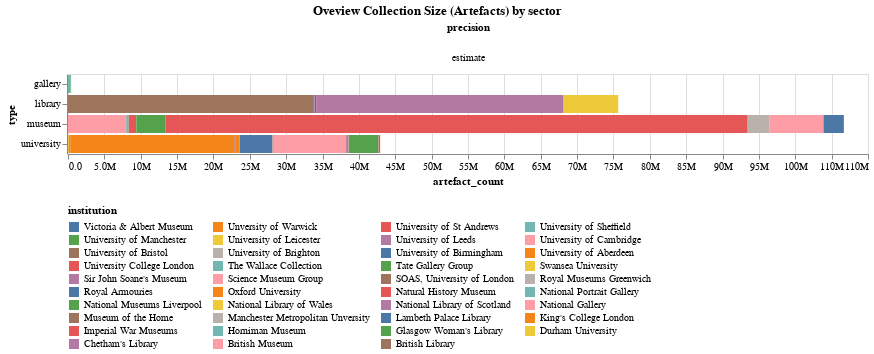

Notebook code for this chart:
### Code cell
title = alt.TitleParams('Oveview Collection Size (Artefacts) by sector', anchor='middle')
alt.Chart(artefacts_data,title=title).mark_bar().encode(
    alt.Color('institution:N', sort='descending', legend=alt.Legend(orient='bottom',columns=4,symbolLimit=50)),
    column='precision:O',
    tooltip='institution',
    x='artefact_count:Q',
    y='type:N',
).properties(width=800).resolve_scale(x='independent').configure(numberFormat='.2s')

### Figure 1 — Vega-Lite specification as saved in the notebook (floating-point values rounded to 4 significant figures)
{"config": {"view": {"continuousWidth": 300, "continuousHeight": 300}, "numberFormat": ".2s"}, "data": {"name": "data-172d47ec1fa1a9099fac8355ef959346"}, "mark": {"type": "bar"}, "encoding": {"color": {"field": "institution", "legend": {"columns": 4, "orient": "bottom", "symbolLimit": 50}, "sort": "descending", "type": "nominal"}, "column": {"field": "precision", "type": "ordinal"}, "tooltip": {"field": "institution", "type": "nominal"}, "x": {"field": "artefact_count", "type": "quantitative"}, "y": {"field": "type", "type": "nominal"}}, "resolve": {"scale": {"x": "independent"}}, "title": {"text": "Oveview Collection Size (Artefacts) by sector", "anchor": "middle"}, "width": 800, "$schema": "https://vega.github.io/schema/vega-lite/v5.17.0.json", "datasets": {"data-172d47ec1fa1a9099fac8355ef959346": [{"institution": "Oxford University", "sector": "university", "type": "university", "topic": "mixed", "precision": "estimate", "artefact_count": 22530000}, {"institution": "University of Cambridge", "sector": "university", "type": "university", "topic": "mixed", "precision": "estimate", "artefact_count": 10000000}, {"institution": "Durham University", "sector": "university", "type": "university", "topic": "mixed", "precision": "estimate", "artefact_count": 106000}, {"institution": "University College London", "sector": "university", "type": "university", "topic": "mixed", "precision": "estimate", "artefact_count": 164000}, {"institution": "University of Manchester", "sector": "university", "type": "university", "topic": "mixed", "precision": "estimate", "artefact_count": 4060000}, {"institution": "King's College London", "sector": "university", "type": "university", "topic": "mixed", "precision": "estimate", "artefact_count": 200000}, {"institution": "University of Birmingham", "sector": "university", "type": "university", "topic": "mixed", "precision": "estimate", "artefact_count": 4500000}, {"institution": "Unversity of Warwick", "sector": "university", "type": "university", "topic": "mixed", "precision": "estimate", "artefact_count": 16000}, {"institution": "Manchester Metropolitan Unversity", "sector": "university", "type": "university", "topic": "mixed", "precision": "estimate", "artefact_count": 0}, {"institution": "Swansea University", "sector": "university", "type": "university", "topic": "mixed", "precision": "estimate", "artefact_count": 1700}, {"institution": "University of Brighton", "sector": "university", "type": "university", "topic": "mixed", "precision": "estimate", "artefact_count": 50000}, {"institution": "SOAS, University of London", "sector": "university", "type": "university", "topic": "mixed", "precision": "estimate", "artefact_count": 60000}, {"institution": "University of Aberdeen", "sector": "university", "type": "university", "topic": "mixed", "precision": "estimate", "artefact_count": 530000}, {"institution": "University of Bristol", "sector": "university", "type": "university", "topic": "mixed", "precision": "estimate", "artefact_count": 100000}, {"institution": "University of Leeds", "sector": "university", "type": "university", "topic": "mixed", "precision": "estimate", "artefact_count": 350000}, {"institution": "University of Leicester", "sector": "university", "type": "university", "topic": "mixed", "precision": "estimate", "artefact_count": 25000}, {"institution": "University of Sheffield", "sector": "university", "type": "university", "topic": "mixed", "precision": "estimate", "artefact_count": 30000}, {"institution": "University of St Andrews", "sector": "university", "type": "university", "topic": "mixed", "precision": "estimate", "artefact_count": 200000}, {"institution": "British Library", "sector": "library", "type": "library", "topic": "mixed", "precision": "estimate", "artefact_count": 33810000}, {"institution": "Chetham's Library", "sector": "library", "type": "library", "topic": "mixed", "precision": "estimate", "artefact_count": 121041}, {"institution": "Glasgow Woman's Library", "sector": "library", "type": "library", "topic": "mixed", "precision": "estimate", "artefact_count": 0}, {"institution": "Lambeth Palace Library", "sector": "library", "type": "library", "topic": "theology", "precision": "estimate", "artefact_count": 186200}, {"institution": "National Library of Wales", "sector": "library", "type": "library", "topic": "mixed", "precision": "estimate", "artefact_count": 7540000}, {"institution": "National Library of Scotland", "sector": "library", "type": "library", "topic": "mixed", "precision": "estimate", "artefact_count": 34000000}, {"institution": "Victoria & Albert Museum", "sector": "dcms", "type": "museum", "topic": "art", "precision": "estimate", "artefact_count": 2800000}, {"institution": "Science Museum Group", "sector": "dcms", "type": "museum", "topic": "science", "precision": "estimate", "artefact_count": 7360793}, {"institution": "Museum of the Home", "sector": "dcms", "type": "museum", "topic": "history", "precision": "estimate", "artefact_count": 40000}, {"institution": "Horniman Museum", "sector": "dcms", "type": "museum", "topic": "history", "precision": "estimate", "artefact_count": 350000}, {"institution": "Imperial War Museums", "sector": "dcms", "type": "museum", "topic": "history", "precision": "estimate", "artefact_count": 1000000}, {"institution": "National Gallery", "sector": "dcms", "type": "gallery", "topic": "art", "precision": "estimate", "artefact_count": 2626}, {"institution": "National Museums Liverpool", "sector": "dcms", "type": "museum", "topic": "history", "precision": "estimate", "artefact_count": 4000000}, {"institution": "National Portrait Gallery", "sector": "dcms", "type": "gallery", "topic": "art", "precision": "estimate", "artefact_count": 350000}, {"institution": "Natural History Museum", "sector": "dcms", "type": "museum", "topic": "nature", "precision": "estimate", "artefact_count": 80000000}, {"institution": "Royal Armouries", "sector": "dcms", "type": "museum", "topic": "history", "precision": "estimate", "artefact_count": 70000}, {"institution": "Royal Museums Greenwich", "sector": "dcms", "type": "museum", "topic": "history", "precision": "estimate", "artefact_count": 3000000}, {"institution": "Sir John Soane's Museum", "sector": "dcms", "type": "museum", "topic": "history", "precision": "estimate", "artefact_count": 52000}, {"institution": "Tate Gallery Group", "sector": "dcms", "type": "gallery", "topic": "art", "precision": "estimate", "artefact_count": 70000}, {"institution": "The Wallace Collection", "sector": "dcms", "type": "museum", "topic": "art", "precision": "estimate", "artefact_count": 5637}, {"institution": "British Museum", "sector": "dcms", "type": "museum", "topic": "history", "precision": "estimate", "artefact_count": 8000000}]}}
